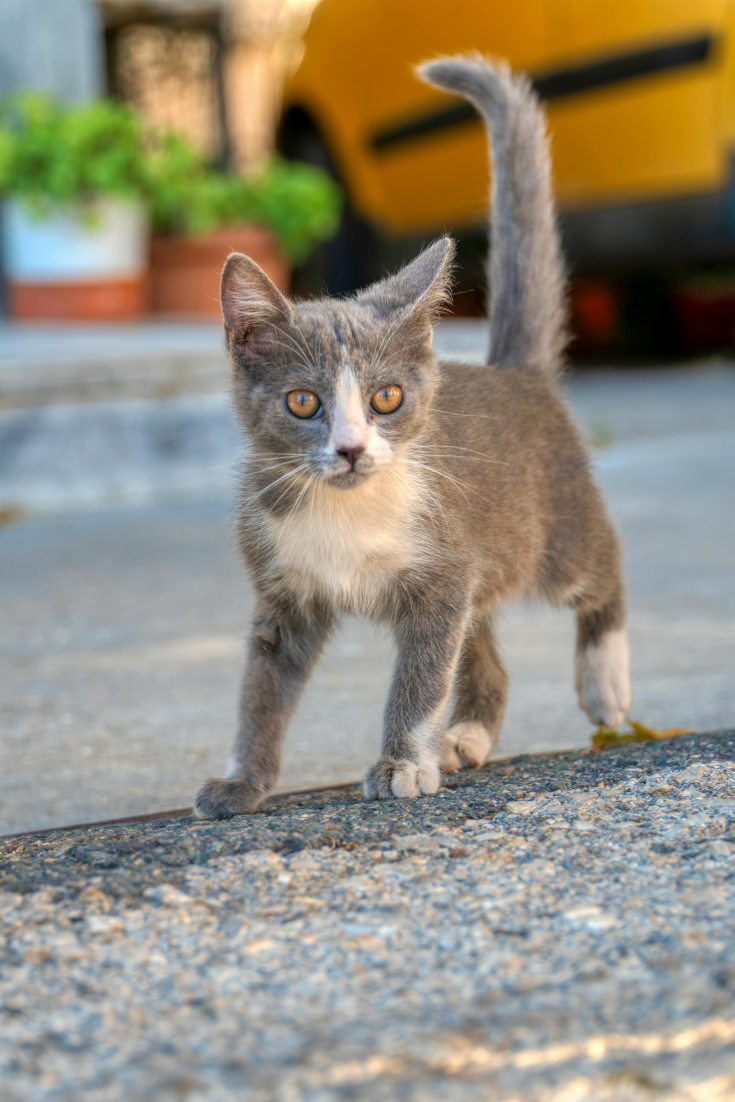
#> input picture Class_Codes/Lab4_20_JAN_CV_MAMSAMRISH/pexels-alexravvas-26611787.jpg, 3671 x 5506 px (shown at 1/5 size)
$ jupyter execute file.ipynb
#> lines starting #> are read from the running program, lines starting #| are printed output that depends on the picture
[cell 1]
from PIL import Image
import matplotlib.pyplot as plt
import numpy as np
import cv2

### Reading & Displaying the Image

[cell 2]
image = Image.open('pexels-alexravvas-26611787.jpg')
#> image is the input picture: PIL image 3671x5506 RGB; mean R, G, B 145.7, 139.5, 123.1
image3 = cv2.imread('pexels-alexravvas-26611787.jpg')
image.show()

### Resizing the Image

[cell 3]
# Resizing the Image Using Pillow
resized_image = image.resize((800, 600))
resized_image.show()

### Plotting Multiple Images on 1 Graph

[cell 4]
#Plotting Multiple Images on 1 Graph
fig, axs = plt.subplots(1, 2)
axs[0].imshow(image)
axs[0].set_title('Original Image')
axs[1].imshow(resized_image)
axs[1].set_title('Resized Image')
plt.tight_layout()
for ax in axs:
    ax.axis('on')
plt.show()

### Seperating Channels of a colored Image

[cell 5]
# Seperating Channels of a colored Image
r, g, b = image.split()
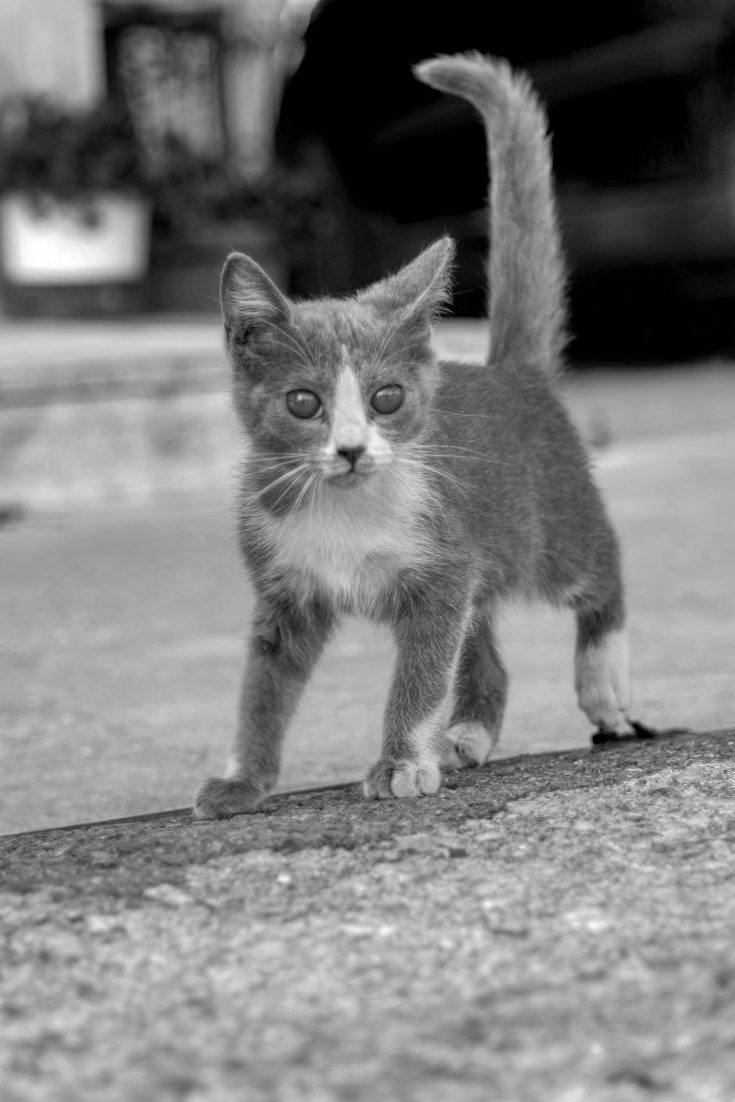
#> b: PIL image 3671x5506 L (shown at 1/5 size); min 0, max 255, mean 123.1
fig, axs = plt.subplots(1, 3, figsize=(15, 5))
axs[0].imshow(r, cmap='Reds')
axs[0].set_title('Red Channel')
axs[1].imshow(g, cmap='Greens')
axs[1].set_title('Green Channel')
axs[2].imshow(b, cmap='Blues')
axs[2].set_title('Blue Channel')
plt.tight_layout()
for ax in axs:
    ax.axis('on')
plt.show()

### Converting RGB to GRB

[cell 6]
grb_image = Image.merge("RGB", (g, r, b))
grb_image.show()

### Horizontal Concatenation of Image

[cell 7]
horizontal_concat = Image.new('RGB', (image.width * 2, image.height))
#> horizontal_concat: PIL image 7342x5506 RGB; every value is 0
horizontal_concat.paste(image, (0, 0))
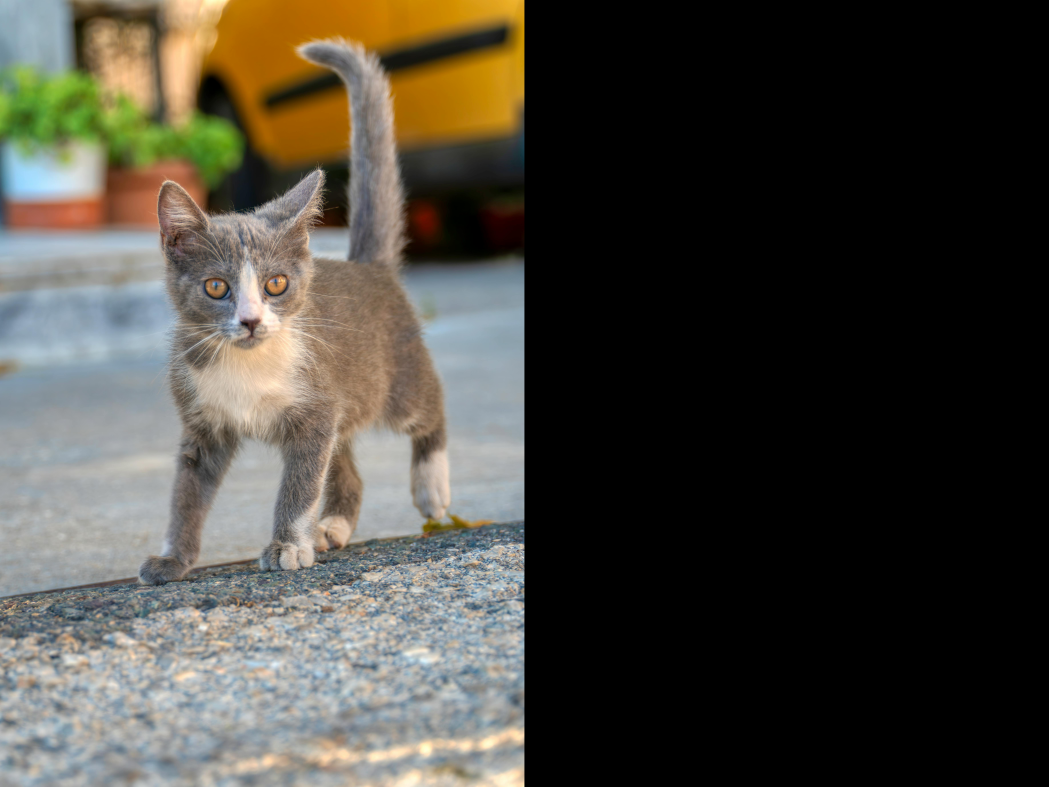
#> horizontal_concat: PIL image 7342x5506 RGB (shown at 1/7 size); mean R, G, B 72.9, 69.8, 61.6
horizontal_concat.paste(resized_image, (image.width, 0))
horizontal_concat.show()

### Vertical Concatenation of Image

[cell 8]
vertical_concat = Image.new('RGB', (image.width, image.height * 2))
#> vertical_concat: PIL image 3671x11012 RGB; every value is 0
vertical_concat.paste(image, (0, 0))
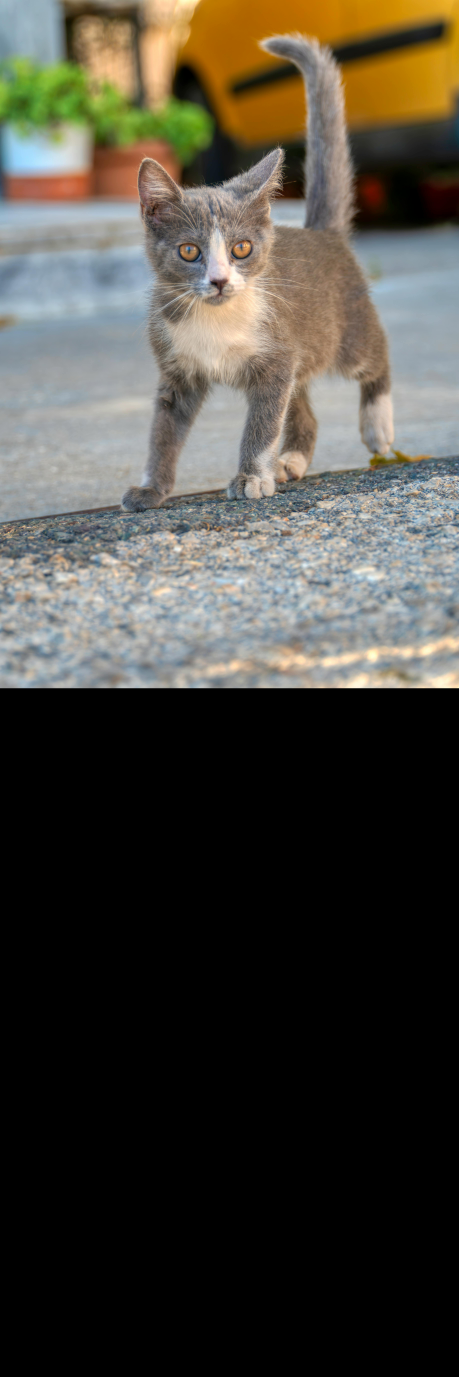
#> vertical_concat: PIL image 3671x11012 RGB (shown at 1/8 size); mean R, G, B 72.9, 69.8, 61.6
vertical_concat.paste(resized_image, (0, image.height))
vertical_concat.show()

### Flipping

[cell 9]
image4 = image3.copy()
width,height,channels = image4.shape
#> width = 5506; height = 3671; channels = 3
fipped_array = np.zeros((width,height,channels),dtype = np.uint8)
for i,row in enumerate(image4):
    fipped_array[width-1-i,:,:] = row
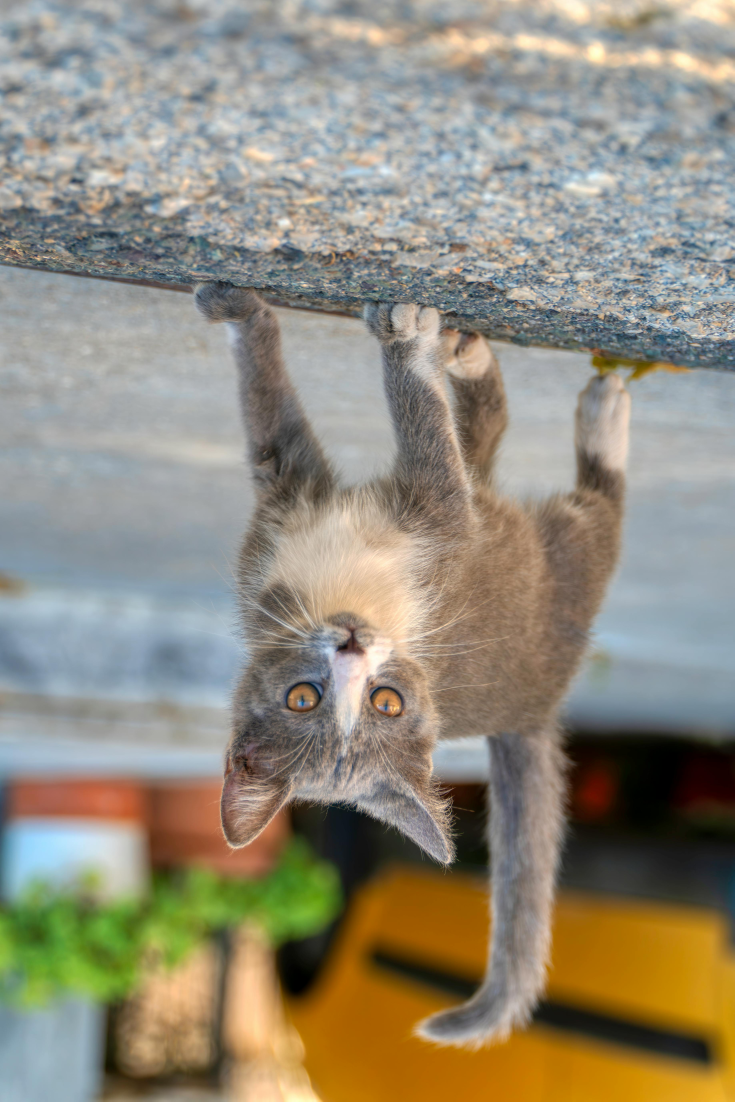
#> fipped_array: shape (5506, 3671, 3) (shown at 1/5 size); mean of channels 0, 1, 2 123.1, 139.5, 145.7; drawn as B, G, R

plt.figure()
plt.imshow(fipped_array)
plt.title('Flipping Along Y-Axis')
plt.show()

[cell 10]
image4 = cv2.flip(image4,1)
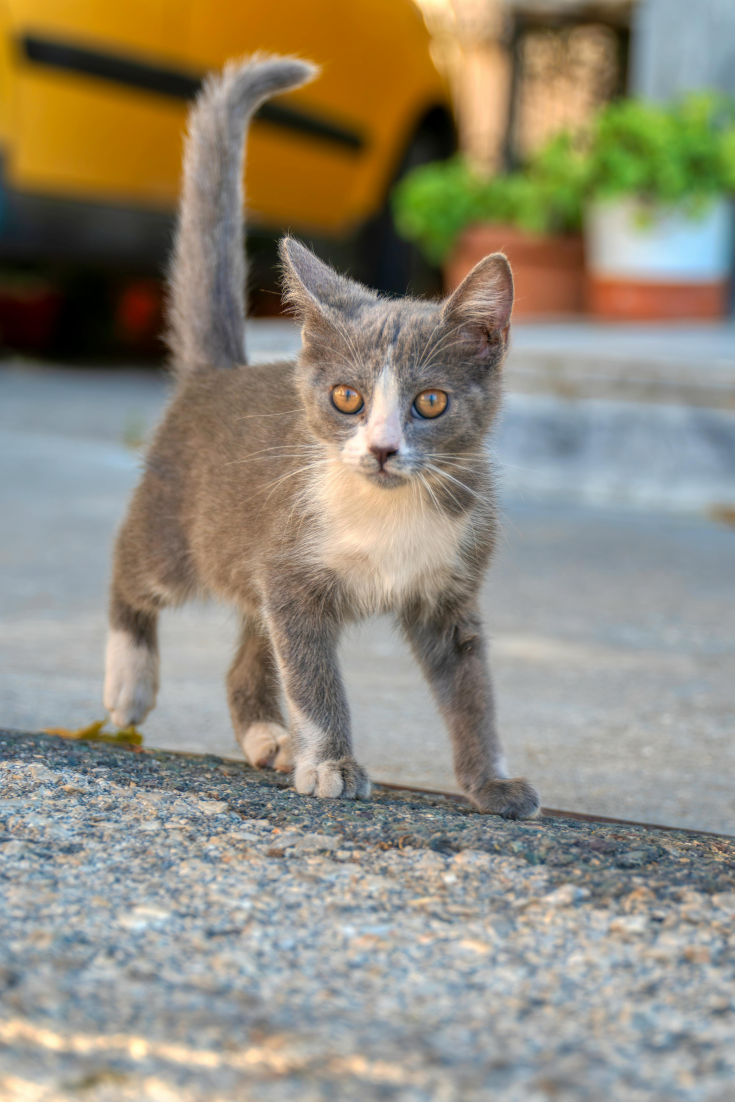
#> image4: shape (5506, 3671, 3) (shown at 1/5 size); mean B, G, R 123.1, 139.5, 145.7
plt.figure()
plt.imshow(image4)
